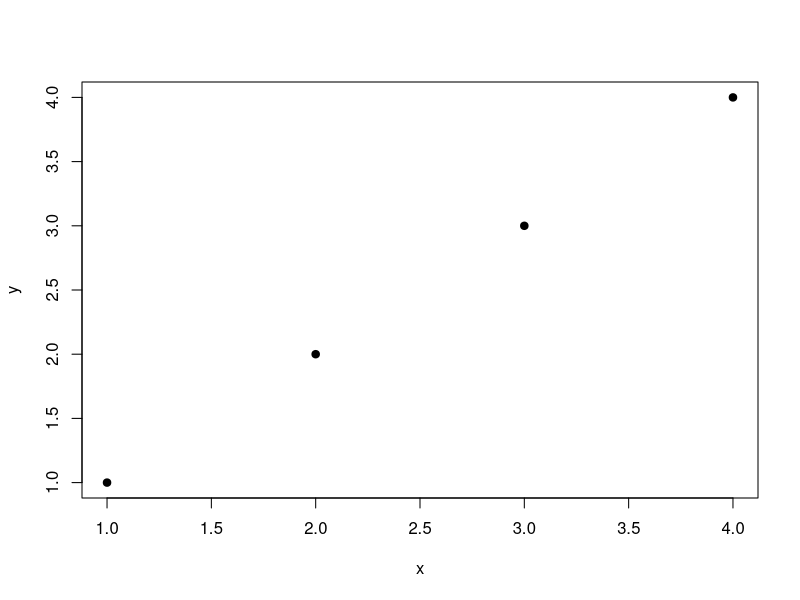

Here is the R script that generated this plot:
## ---- chunk 1
#| code-fold: false

points <- data.frame(x = c(1,2,3,4), y= c(1,2,3,4))
## ---- chunk 2
#| code-fold: false

plot(points, pch = 19)

